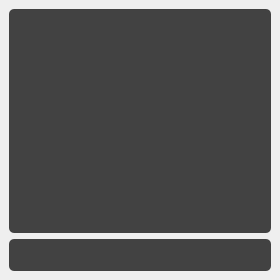
<?xml version="1.0" encoding="UTF-8"?>
<ui version="4.0">
 <class>MainWindow</class>
 <widget class="QMainWindow" name="MainWindow">
  <property name="geometry">
   <rect>
    <x>0</x>
    <y>0</y>
    <width>280</width>
    <height>280</height>
   </rect>
  </property>
  <property name="windowTitle">
   <string>Select vocabulary</string>
  </property>
  <widget class="QWidget" name="centralwidget">
   <layout class="QVBoxLayout" name="verticalLayout_2">
    <item>
     <layout class="QVBoxLayout" name="verticalLayout">
      <property name="sizeConstraint">
       <enum>QLayout::SetNoConstraint</enum>
      </property>
      <item>
       <widget class="QListWidget" name="vocab_list">
        <property name="styleSheet">
         <string notr="true">*{background: #424242;
border-radius: 5px;
border: 0px solid;
height: 32px;}

</string>
        </property>
       </widget>
      </item>
     </layout>
    </item>
    <item>
     <layout class="QHBoxLayout" name="horizontalLayout">
      <property name="sizeConstraint">
       <enum>QLayout::SetDefaultConstraint</enum>
      </property>
      <item>
       <widget class="QPushButton" name="open_button">
        <property name="styleSheet">
         <string notr="true">*{image: url(:/enter_icon/icons8-next-page-24.png);
background: #424242;
border-radius: 5px;
border: 0px solid;
height: 32px;}
*:hover {
     height: 32px;
      border: 1px solid white;
      background: #626262;
}</string>
        </property>
        <property name="text">
         <string/>
        </property>
       </widget>
      </item>
     </layout>
    </item>
   </layout>
  </widget>
 </widget>
 <resources>
  <include location="resource/src.qrc"/>
 </resources>
 <connections/>
</ui>
